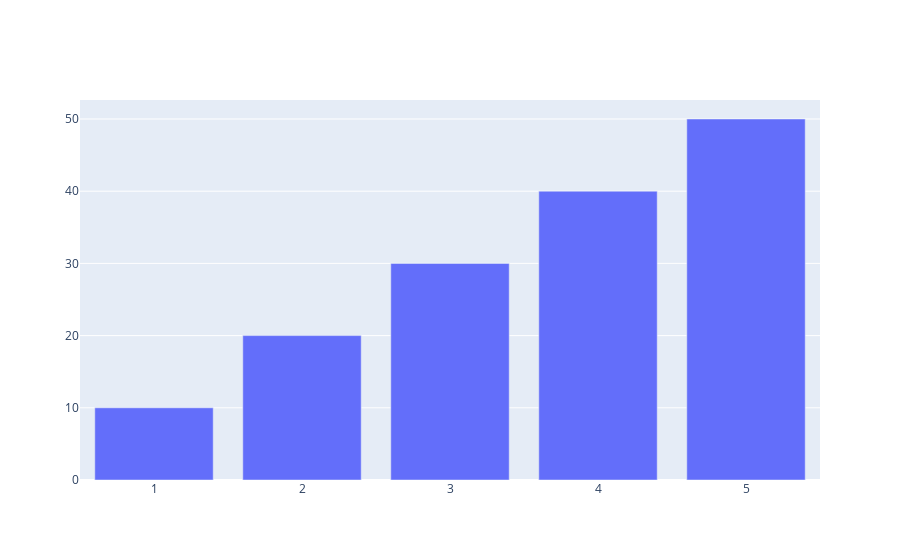

Notebook cell for this chart:
### Markdown cell above
## Plotlyによるインタラクティブな可視化
* plotly.graph_objs：グラフ表示関連ライブラリ
* plotly.io

### Code cell
# plotlyの使い方
x = [1, 2, 3, 4, 5]
y = [10, 20, 30, 40, 50]
data = go.Bar(x=x, y=y)
fig = go.Figure(data)
fig.show()

### Figure 1 — Plotly figure (JSON) as saved in the notebook; plotly's stock layout.template omitted (floating-point values rounded to 4 significant figures)
{"data": [{"type": "bar", "x": [1, 2, 3, 4, 5], "y": [10, 20, 30, 40, 50]}], "layout": {}}
